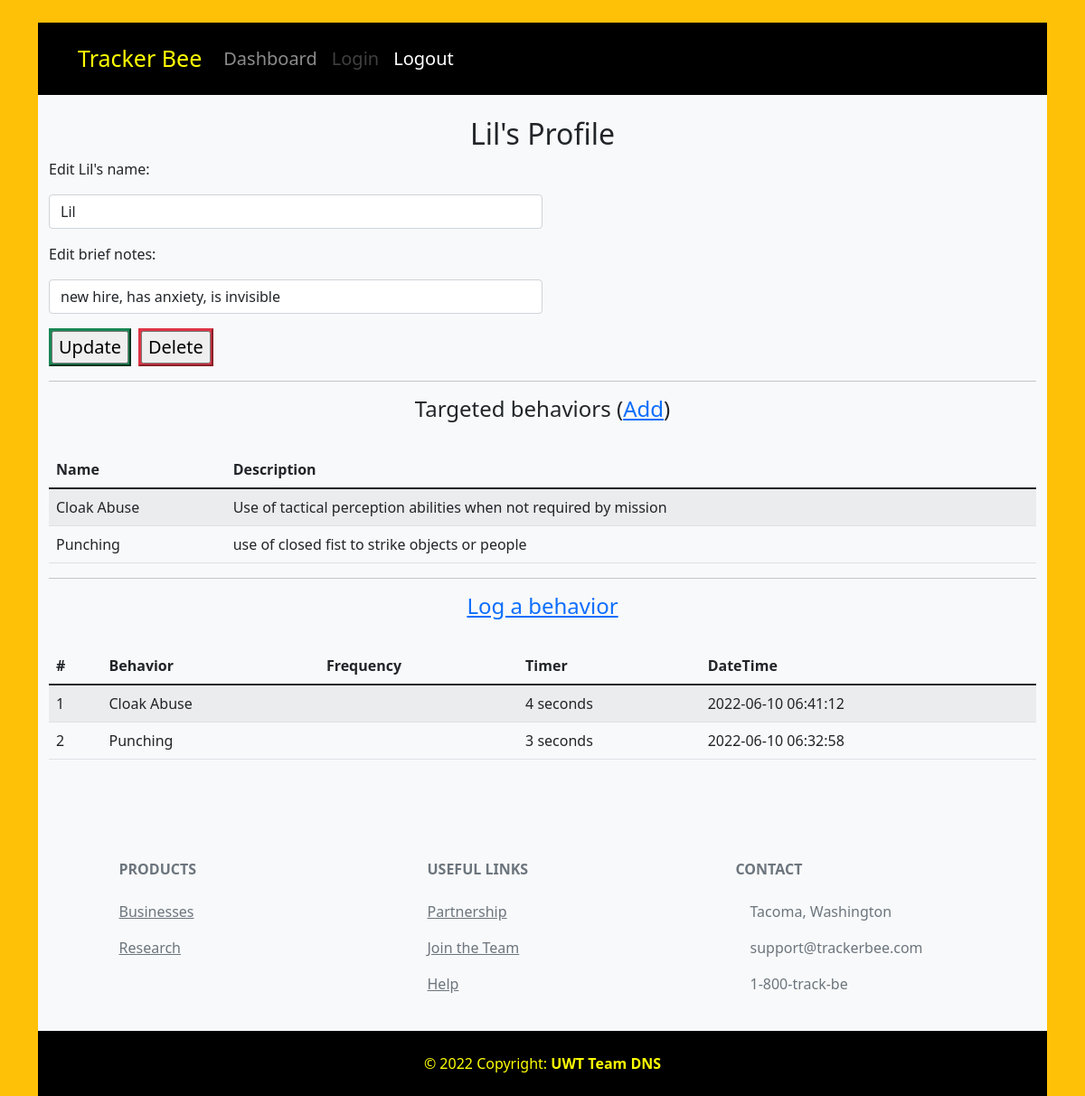
The page /person/1/ (signed in) on the database its author committed.
### model.py (models this page shows, shortened)
class PersonModel(db.Model):
    __tablename__ = 'people'
    id = db.Column(db.Integer, primary_key=True)
    pseudonym = db.Column(db.String(80), nullable=False)
    notes = db.Column(db.String(500), nullable=True)
    last_observation = db.Column(db.Date, nullable=True)  # Not currently utilized, useful if graphing was enabled.
    observer_id = db.Column(db.Integer, db.ForeignKey('users.id'), nullable=False)
    behavior = db.relationship('BehaviorModel', backref='people')
    behavior_data = db.relationship('BehaviorDataModel', backref='people')

class BehaviorModel(db.Model):
    __tablename__ = 'behaviors'
    id = db.Column(db.Integer, primary_key = True)
    behavior_name = db.Column(db.String(20), nullable=False)
    description = db.Column(db.String(300), nullable=False)
    person_id = db.Column(db.Integer, db.ForeignKey('people.id'), nullable=False)
    behavior_data = db.relationship('BehaviorDataModel', backref='behaviors')

class BehaviorDataModel(db.Model):
    __tablename__ = 'behavior_data'
    behavior_name = db.Column(db.String(20), nullable=True)
    frequency = db.Column(db.Integer, nullable=True)
    timer = db.Column('timer', db.Integer, nullable=True)
    registered = db.Column(db.String(20), nullable=False, primary_key=True)
    behavior_id = db.Column(db.Integer, db.ForeignKey('behaviors.id'), nullable=False)
    person_id = db.Column(db.Integer, db.ForeignKey('people.id'), nullable=False)

### app.py (the view, shortened to what this page needs)
@app.route('/person/<int:person_id>/', methods=['GET', 'POST'])
@login_required
def person(person_id: int):
    record = PersonModel.query.filter_by(id=person_id).first()
    if record.observer_id != int(session['_user_id']):  # Session stored as str.
        flash("Unauthorized access.  This person is not registered to you.  Please check login credentials.")
        return redirect('/dashboard')
    session['person_id'] = person_id
    session['person_name'] = record.pseudonym
    form = PersonForm()
    form.pseudonym.data, form.notes.data = record.pseudonym, record.notes
    behaviors = BehaviorModel.query.filter_by(person_id=person_id).order_by(BehaviorModel.behavior_name)
    behavior_data = BehaviorDataModel.query.filter_by(person_id=person_id).order_by(BehaviorDataModel.registered.desc())
    return render_template("/person/person.html", data=behavior_data, behaviors=behaviors, form=form, person_id=person_id)

### form/person_form.py
class PersonForm(FlaskForm):
    pseudonym = StringField(label="Enter person's pseudonym", validators=[DataRequired(), Length(min=1, max=20)])
    notes = StringField(label="Enter brief notes", validators=[Length(min=0, max=500)])
    submit = SubmitField(label="Add")

### model.py (called while the page is built)
@login.user_loader
def load_user(id):
    return UserModel.query.get(int(id))

### templates/person/person.html (shortened to what this page needs)
{% extends "base.html" %}
{% set active_page = 'person' %}
{% block content %}
<div class="container align-self-center bg-light"><br>
  <h2 class="text-center">{{ form.pseudonym.data }}'s Profile</h2>
  <form method="post">
    <div class="mb-3">
      <fieldset class="form-field w-50">
        <p>Edit {{ form.pseudonym.data }}'s name:</p>
        {{ form.pseudonym(class="form-control") }}
      </fieldset>
    </div>
    <div class="mb-3">
      <fieldset class="form-field w-50">
        <p>Edit brief notes:</p>
        {{ form.notes(class="form-control") }}
      </fieldset>
    </div>
    <div class="btn-toolbar" role="toolbar" aria-label="Toolbar with button groups">
      <div class="btn-group me-2" role="group" aria-label="First group">
        <button class="panel-body btn-success"><input type="submit" name="action" value="Update"></button>
      </div>
      <div class="btn-group me-2" role="group" aria-label="Second group">
        <button class="panel-body btn-danger"><input type="submit" name="action" value="Delete"></button>
      </div>
    </div>
    <hr>
  </form>
  <h4 class="bottom text-center">Targeted behaviors (<a class="bottom" href="{{ url_for('add_behavior', person_id=person_id) }}">Add</a>)</h4><br>
  <table class="table table-striped">
      <thead>
          <tr>
              <th scope="col">Name</th>
              <th scope="col">Description</th>
          </tr>
      </thead>
      <tbody>
        {% for behavior in behaviors %}
            <tr>
                <td class="align-middle">{{ behavior.behavior_name }}</td>
                <td class="align-middle">{{ behavior.description }}</td>
            </tr>
        {% endfor %}
    </tbody>
  </table>
  <hr>
  <h4 class="bottom text-center"><a class="bottom" href="{{ url_for('behavior') }}">Log a behavior</a></h4><br>
  <table class="table table-striped">
    <thead>
      <tr>
        <th scope="col">#</th>
        <th scope="col">Behavior</th>
        <th scope="col">Frequency</th>
        <th scope="col">Timer</th>
        <th scope="col">DateTime</th>
      </tr>
    </thead>
    <tbody>
      {% for behavior in data %}
        <tr>
          <td class="align-middle">{{ loop.index0 + 1 }}</td>
          <td class="align-middle"> {{ behavior['behavior_name'] }}</td>
          <td class="align-middle"> {{ behavior['frequency'] }}</td>
          {% if behavior['timer'] != 0 %}
          <td class="align-middle"> {{ behavior['timer'] }} seconds</td>
          {% else %}
          <td></td>
          {% endif %}
          <td class="align-middle">{{ behavior['registered'] }}</td>
        </tr>
          {% endfor %}
    </tbody>
  </table><br>
</div>
{% endblock %}

### templates/base.html (shortened to what this page needs)
<!DOCTYPE html>
<html>
<head>
  <link href="https://cdn.jsdelivr.net/npm/bootstrap@5.1.3/dist/css/bootstrap.min.css" rel="stylesheet"
>
  <link rel="stylesheet" href="{{ url_for('static', filename='css/styles.css') }}" />
</head>
<body>
  <div class="bg-warning">
    <div class="container nav-container">
      <nav class="navbar navbar-expand-lg navbar-dark">
        <div class="container-fluid">
          <a class="navbar-brand" href="#" id="logo">Tracker Bee</a>
          <div class="collapse navbar-collapse" id="navbarSupportedContent">
            <ul class="navbar-nav me-auto mb-2 mb-lg-0">
              <li class="nav-item">
                {% if active_page == 'dashboard' and current_user.is_authenticated %}
                {% set home_class = "active" %}
                {% elif not current_user.is_authenticated %}
                {% set home_class = "disabled" %}
                {% endif %}
                <a class="nav-link {{ home_class }}" aria-current="page" href="/dashboard">Dashboard</a>
              </li>
              <li class="nav-item">
                {% if active_page == 'login' %}
                {% set login_class = "active" %}
                {% elif current_user.is_authenticated %}
                {% set login_class = "disabled" %}
                {% endif %}
                <a class="nav-link {{ login_class }}" href="/login">Login</a>
              </li>
              <li class="nav-item">
                <a class="nav-link {{ 'active' if current_user.is_authenticated else 'disabled' }}"
                  href="/logout">Logout</a>
              </li>
            </ul>
          </div>
        </div>
      </nav>
      {% block content %}
      {% endblock %}
      <footer class="text-center text-lg-start bg-light text-muted">
        <br>
        <section class="">
          <div class="container text-center text-md-start mt-5">
            <div class="row mt-3">
              <div class="col-md-2 col-lg-2 col-xl-2 mx-auto mb-4">
                <h6 class="text-uppercase fw-bold mb-4">
                  Products
                </h6>
                <p>
                  <a href="#!" class="text-reset">Businesses</a>
                </p>
                <p>
                  <a href="#!" class="text-reset">Research</a>
                </p>
              </div>
              <div class="col-md-3 col-lg-2 col-xl-2 mx-auto mb-4">
                <h6 class="text-uppercase fw-bold mb-4">
                  Useful links
                </h6>
                <p>
                  <a href="#!" class="text-reset">Partnership</a>
                </p>
                <p>
                  <a href="#!" class="text-reset">Join the Team</a>
                </p>
                <p>
                  <a href="#!" class="text-reset">Help</a>
                </p>
              </div>
              <div class="col-md-4 col-lg-3 col-xl-3 mx-auto mb-md-0 mb-4">
                <h6 class="text-uppercase fw-bold mb-4">
                  Contact
                </h6>
                <p> Tacoma, Washington</p>
                <p>
                  support@trackerbee.com
                </p>
                <p> 1-800-track-be</p>
              </div>
            </div>
          </div>
        </section>
        <div class="text-center p-4" style="background-color: rgb(0, 0, 0); color: yellow;">
          © 2022 Copyright:
          <strong>UWT Team DNS</strong>
        </div>
      </footer>
    </div>
  </div>
</body>
</html>

### static/css/styles.css (style rules this page uses)
#logo { color:yellow; font-size: 25px; }
.nav-container { padding-top: 25px; }
.navbar { background-color: black; padding: 1rem 2rem; font-size: 20px; }
button { font-size: 20px; padding: 1px 1px; }

### rows shown on the page
PersonModel: pseudonym.data "Lil", pseudonym "Lil", notes "new hire, has anxiety, is invisible"
BehaviorModel: behavior_name "Cloak Abuse", description "Use of tactical perception abilities when not required by mission"
BehaviorModel: behavior_name "Punching", description "use of closed fist to strike objects or people"
BehaviorDataModel: behavior_name "Cloak Abuse", timer "4", registered "2022-06-10 06:41:12"
BehaviorDataModel: behavior_name "Punching", timer "3", registered "2022-06-10 06:32:58"
